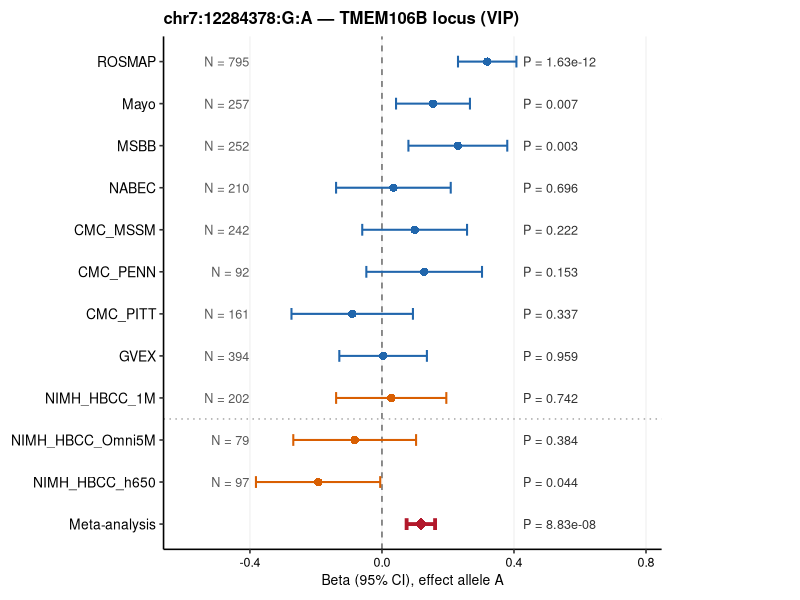

This chart was generated by the following R code:
#!/usr/bin/env Rscript
# Forest plot for TMEM106B locus in VIP 15-cohort meta-analysis
# SNP: chr7:12284378:G:A (52 bp from lead indel chr7:12284430:T:TA)
# Effect allele: A (ALT). Present in 11/15 cohorts.
# Missing from GTEx_v10, AMP_AD_Mayo, AMP_AD_Rush (overlapping indel at 12284365),
# and ROSMAP_array (SNP array). NIMH HBCC cohorts are predominantly African-American;
# different LD structure at TMEM106B accounts for heterogeneity in those cohorts.
# METAL Allele1 = a (A allele), Effect = +0.1178; cohort betas also for A allele.

library(ggplot2)
library(dplyr)

# ---------- per-cohort data (REGENIE, effect allele = A) ---------------
# ancestry: "EUR" = European WGS, "AFR" = African-American array/imputed
cohorts <- data.frame(
  label    = c("ROSMAP", "Mayo", "MSBB", "NABEC",
               "CMC_MSSM", "CMC_PENN", "CMC_PITT", "GVEX",
               "NIMH_HBCC_1M", "NIMH_HBCC_Omni5M", "NIMH_HBCC_h650"),
  beta     = c( 0.318855,  0.154605,  0.229885,  0.0346592,
                0.0990067, 0.127878, -0.0901743,  0.00345954,
                0.0280202, -0.0826726, -0.193582),
  se       = c( 0.0451451, 0.0571266, 0.0764044, 0.0886242,
                0.0810084, 0.0894102,  0.09388,   0.067703,
                0.0851864,  0.0949025,  0.0960267),
  n        = c(795L, 257L, 252L, 210L,
               242L,  92L, 161L, 394L,
               202L,  79L,  97L),
  pval     = c(1.63042e-12, 0.00680268, 0.00262289, 0.695738,
               0.22164,     0.152649,   0.33679,    0.959247,
               0.74221,     0.383683,   0.0438087),
  ancestry = c(rep("EUR", 8), rep("AFR", 3)),
  is_meta  = FALSE,
  stringsAsFactors = FALSE
)

# ---------- meta (METAL, 11 cohorts, Allele1 = A) ----------------------
meta <- data.frame(
  label    = "Meta-analysis",
  beta     =  0.1178,
  se       =  0.0220,
  n        = NA_integer_,
  pval     = 8.831e-08,
  ancestry = "META",
  is_meta  = TRUE,
  stringsAsFactors = FALSE
)

df <- bind_rows(cohorts, meta)

cohort_order <- c("ROSMAP", "Mayo", "MSBB", "NABEC",
                  "CMC_MSSM", "CMC_PENN", "CMC_PITT", "GVEX",
                  "NIMH_HBCC_1M", "NIMH_HBCC_Omni5M", "NIMH_HBCC_h650",
                  "Meta-analysis")
df$label <- factor(df$label, levels = rev(cohort_order))

df <- df %>%
  mutate(
    ci_lo     = beta - 1.96 * se,
    ci_hi     = beta + 1.96 * se,
    plabel    = ifelse(pval < 0.001,
                      formatC(pval, format = "e", digits = 2),
                      formatC(pval, format = "f", digits = 3)),
    nlabel    = ifelse(is.na(n), "", paste0("N = ", formatC(n, format = "d", big.mark = ","))),
    # map ancestry to a display label for the legend
    anc_label = dplyr::case_when(
      ancestry == "EUR"  ~ "European",
      ancestry == "AFR"  ~ "Mixed ancestries",
      ancestry == "META" ~ "Meta-analysis"
    )
  )
df$anc_label <- factor(df$anc_label,
                       levels = c("European", "Mixed ancestries", "Meta-analysis"))

# ---------- colours ----------------------------------------------------
clr_eur  <- "#2166AC"
clr_afr  <- "#D95F02"
clr_meta <- "#B2182B"

# ---------- plot -------------------------------------------------------
p <- ggplot(df, aes(y = label, x = beta, colour = anc_label)) +

  # dotted separator between EUR and AFR cohort groups
  geom_hline(yintercept = 3.5, linetype = "dotted", colour = "grey65", linewidth = 0.5) +

  geom_vline(xintercept = 0, linetype = "dashed", colour = "grey40", linewidth = 0.5) +

  geom_errorbarh(
    aes(xmin = ci_lo, xmax = ci_hi, linewidth = is_meta),
    height = 0.28
  ) +

  geom_point(aes(shape = is_meta, size = is_meta)) +

  geom_text(
    aes(x = min(ci_lo, na.rm = TRUE) - 0.02, label = nlabel),
    hjust = 1, size = 3.2, colour = "grey35"
  ) +

  geom_text(
    aes(x = max(ci_hi, na.rm = TRUE) + 0.02, label = paste0("P = ", plabel)),
    hjust = 0, size = 3.2, colour = "grey20"
  ) +

  scale_colour_manual(
    name   = "Ancestry",
    values = c("European" = clr_eur,
               "Mixed ancestries" = clr_afr,
               "Meta-analysis" = clr_meta),
    guide  = guide_legend(override.aes = list(shape = 16, size = 3,
                                              linewidth = 0.6))
  ) +
  scale_linewidth_manual(values = c("FALSE" = 0.7, "TRUE" = 1.3), guide = "none") +
  scale_shape_manual(values    = c("FALSE" = 16, "TRUE" = 18),    guide = "none") +
  scale_size_manual(values     = c("FALSE" = 2.5, "TRUE" = 4.0),  guide = "none") +

  labs(
    title = "chr7:12284378:G:A — TMEM106B locus (VIP)",
    x     = "Beta (95% CI), effect allele A",
    y     = NULL
  ) +

  scale_x_continuous(expand = expansion(add = c(0.26, 0.42))) +

  theme_classic(base_size = 12) +
  theme(
    plot.title         = element_text(face = "bold", size = 12, hjust = 0),
    axis.text.y        = element_text(size = 10, colour = "black"),
    axis.text.x        = element_text(size = 9,  colour = "black"),
    axis.title.x       = element_text(size = 10),
    panel.grid.major.x = element_line(colour = "grey92", linewidth = 0.3),
    legend.position    = "none",
    legend.background  = element_rect(fill = "white", colour = "grey80",
                                      linewidth = 0.3),
    legend.title       = element_text(size = 9, face = "bold"),
    legend.text        = element_text(size = 8),
    legend.key.size    = unit(0.8, "lines"),
    plot.margin        = margin(8, 100, 8, 8)
  )

# ---------- save -------------------------------------------------------
out <- "/project/rrg-shreejoy/zhoux156/external-Xiaolin/nextflow/results/meta_analysis_15cohorts/plots/forest/VIP_TMEM106B_chr7_12284378_forest.png"
ggsave(out, plot = p, width = 6, height = 8, dpi = 200, bg = "white")
message("Saved: ", out)
